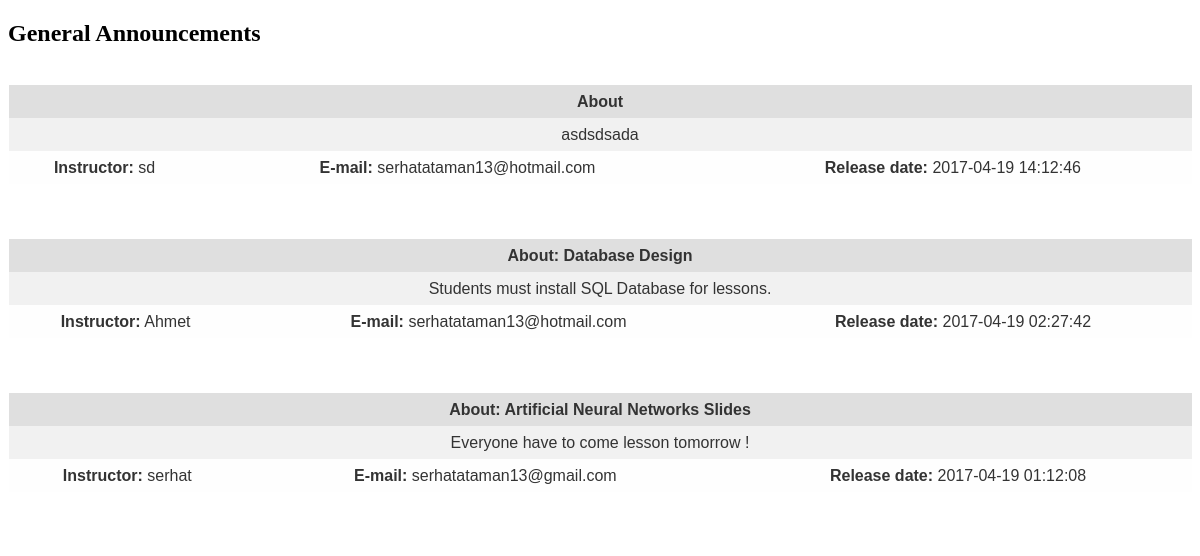
The app's page /fetch_general_announcement.php with its own data.
### tables this page shows
CREATE TABLE `news` (
  `headline` text NOT NULL,
  `story` text NOT NULL,
  `name` varchar(30) DEFAULT NULL,
  `email` varchar(30) NOT NULL,
  `date` datetime NOT NULL DEFAULT '0000-00-00 00:00:00'
);

### fetch_general_announcement.php (the view, shortened to what this page needs)
<!DOCTYPE html>
<html>
<head>
<link rel="stylesheet" type="text/css" href="fonts/table.css">
</head>
<body>
<h2>General Announcements</h2>
<?php
	$servername = "localhost";
	$username = "username";
	$password = "";
	$dbname = "gtdatabase";
	$connection = mysqli_connect($servername,$username,$password,$dbname);
	$query = "SELECT * FROM news ORDER BY date DESC";
	if($result = mysqli_query($connection,$query))
	{
		while($row=mysqli_fetch_row($result))
		{
			echo "<div style='background:white'><br>
					<table style='width:100%'>
					<tr><th colspan='3'>$row[0]</th></tr>
					<tr><td colspan='3'>$row[1]</td></tr>
				    <tr>
						<td ><strong>Instructor:</strong> $row[2]</td>
						<td ><strong>E-mail:</strong> $row[3]</td>
						<td ><strong>Release date:</strong> $row[4]</td>
					</tr>
				</table>
				<br>
				<br>
				</div>
				  ";
		}
	}
?>
</body>
</html>

### records on screen
news: headline "About", story "asdsdsada", name "sd", email "serhatataman13@hotmail.com", date "2017-04-19 14:12:46"
news: headline "About: Database Design", story "Students must install SQL Database for lessons.", name "Ahmet", email "serhatataman13@hotmail.com", date "2017-04-19 02:27:42"
news: headline "About: Artificial Neural Networks Slides", story "Everyone have to come lesson tomorrow !", name "serhat", email "serhatataman13@gmail.com", date "2017-04-19 01:12:08"
